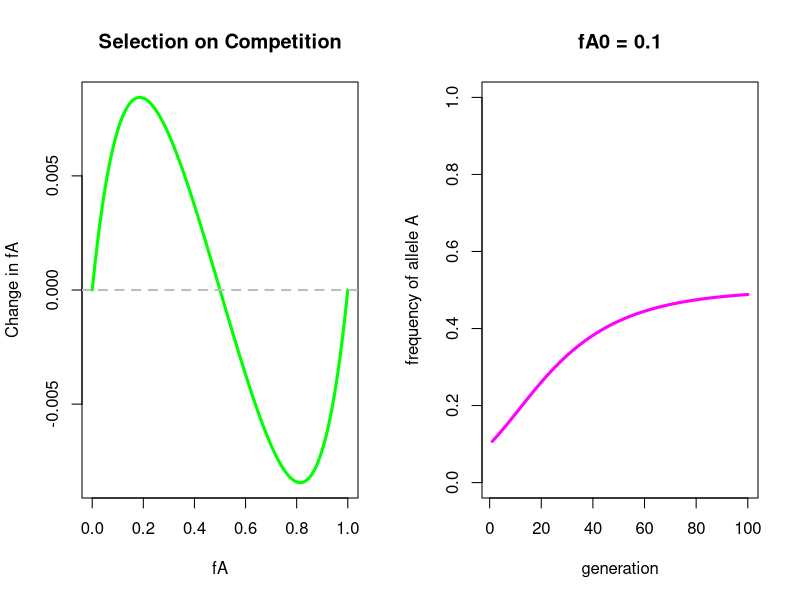

This figure's R source:
##This is the Cockeram et al. 1972 model of selection on competition traits
##di-allelic locus with alleles a and A. With diploids there are nine different
##competitive interactions between genotypes. Each has its own fitness outcome.

##The average competitive fitness of each genotype is frequency dependent
#So instead of fixed individual-level viabilities like this:
vAA <- 0.9
vAa <- 0.96
vaa <- 0.82
#We have fixed competive pair viabilities like this:
w22 <- 0.9 ##this is fitness of an AA individual competing with another AA
w21 <- 1 #AA against Aa
w20 <- 1 #AA against aa
w12 <- 1 #Aa against AA
w11 <- 1 #Aa against Aa
w10 <- 1 #Aa against aa
w02 <- 1 #aa against AA
w01 <- 1 #aa against Aa
w00 <- 0.9 # aa against aa
#Then, when we map those interaction fitneses to individual genotype,
#assuming Hardy-Weinberg we get average fitnesses that look like this:
fA <- 0.4 #just something to start with
fa <- 1-fA
wAA <- (fA^2)*w22 + 2*fA*fa*w21 + (fa^2)*w20
wAa <- (fA^2)*w12 + 2*fA*fa*w11 + (fa^2)*w10
waa <- (fA^2)*w02 + 2*fA*fa*w01 + (fa^2)*w00
#then the overall average fitness of the population is
#That's the model
###########################################################################
#Let's look to see how fA changes as a function of A. 
#If there was no frequency dependence, then this would be a flat line
fAs <- seq(0,1,0.01) #a range of freqs to look at

#We need a function that will calculate the expected change in fA after one
#generation of competition

#Our old diploid viability selection function will help:
viability.selection <- function(vAA, vAa, vaa, fA){
    fa = 1 - fA
    #all the action happens in this one line:
    fAprime <- ((vAA*fA^2) + (vAa*fA*fa)) / ((vAA*fA^2) + (2*vAa*fA*fa) + (vaa*fa^2))
    return(fAprime)
    }

#Our competition fitness function just needs to roll in the frequency-dependent
#fitnesses of each genotype. And let's have it return the difference between fA and fA
#prime instead of just the new freq of A

competition.selection <- function(fA){
    fa <- 1-fA
    wAA <- (fA^2)*w22 + 2*fA*fa*w21 + (fa^2)*w20
    wAa <- (fA^2)*w12 + 2*fA*fa*w11 + (fa^2)*w10
    waa <- (fA^2)*w02 + 2*fA*fa*w01 + (fa^2)*w00
    fA.prime <- (wAA*fA^2 + wAa*fA*fa) / (wAA*fA^2 + 2*wAa*fA*fa + waa*fa^2)
    delta <- fA.prime - fA
    return(delta)
}

deltas <- numeric(length=length(fAs))
for (i in 1:length(fAs)){
    p <- fAs[i]
    d <- competition.selection(p)
    deltas[i] <- d
}

par(mfrow=c(1,2))
plot(deltas~fAs, type='l', lwd=3, col='green', ylab='Change in fA', xlab='fA', main='Selection on Competition')
abline(h=0, lty=2, col='gray', lwd=2)

#Cool. These kinds of plots might take some getting used to. Basically, every time
#the line crosses zero, that is an equlibrium point. In other words,those are situations
#in the which fA does not change. But there are two kinds of equilibria: stable and unstable.
#What are the equilibria? Which are stable? Which are unstable?
##################################################################################
#Next let's actually, watch fA change over several generations
#cook time
gens = 100 # set how many generations we want to simulate
fA = 0.1 #set and initial frequency for fA


##Now a function that will do 'gens' numbers of rounds of competition selection
evolve.it <- function(fA, gens){
    freqs <- vector(length=gens)
    for (i in 1:gens){
        delta <- competition.selection(fA)
        fA.prime <- fA + delta
        freqs[i] <- fA.prime
        fA <- fA.prime
        }
    return(freqs)
    }
    
#plot the results
genX <- evolve.it(fA,gens)
gen <- seq(1,gens,1)
plot(gen, genX, type='l', col='magenta', lwd=3, xlab='generation', ylab='frequency of allele A', main='fA0 = 0.1', ylim=c(0,1))

#Cool! Now check this out. With different wij value, we can can some very different dynamics. 
#For example, we can have systems with more stable equilibria. Play around with the script and 
#see if you can find parameters that do this!
